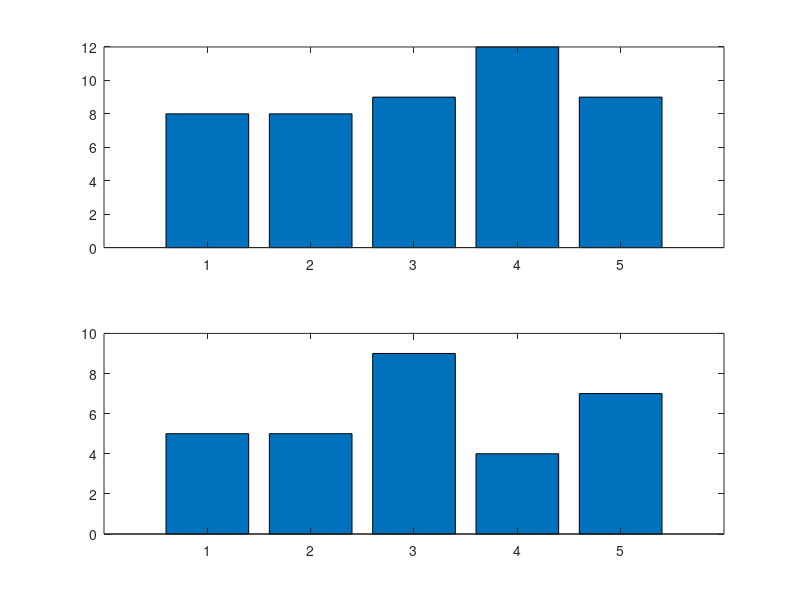

Recreate this plot in MATLAB.
%
clc
clear all
%% indicates no of sensors and slots
sensor= 5;
slots= 1:5;

%tracking count of sent and received data of each sensor, the index
%represents the sensor number.
DataSentCount = zeros(1, sensor);
DataRecCount = zeros(1, sensor);

%no of times sensors try to communicate
n = 100;
%noise coefficient
noiseCoeff = 1;

for time = 1:n
    % Each time slot is represented by a 1x5 matrix, each element of the matrix showing
    % the value sent by the respective sensor
    % In TDMA a particular time slot is reserved for a sensor
    % k is the index value to represent the sensor turn as a function of
    % time(time slot)
    k = rem(time,sensor);
    if rem(time,sensor) == 0
        k =5;
    end
    %indicates if the sensor has sent or if the sent data is received in a
    %particular time slot
    SigSentMat = zeros(1,sensor);
    SigRecMat = zeros(1, sensor);
    data = rand(1);
    Data = data >= 0.5;
    SigSentMat(k)=Data;
    % counting number of times each sensor has sent data in its given time
    % slot
    DataSentCount=DataSentCount+SigSentMat;
    if SigSentMat(k) == 1
        %SigSent = 1;
        SigRec=SigSentMat+noiseCoeff*randn(1,5);
        if SigRec(k) >= 0.5
            SigRecMat(k)= 1;
        end
    end
    DataRecCount = DataRecCount + SigRecMat;
end
subplot(2,1,1)
bar(DataSentCount)
subplot(2,1,2)
bar(DataRecCount)
